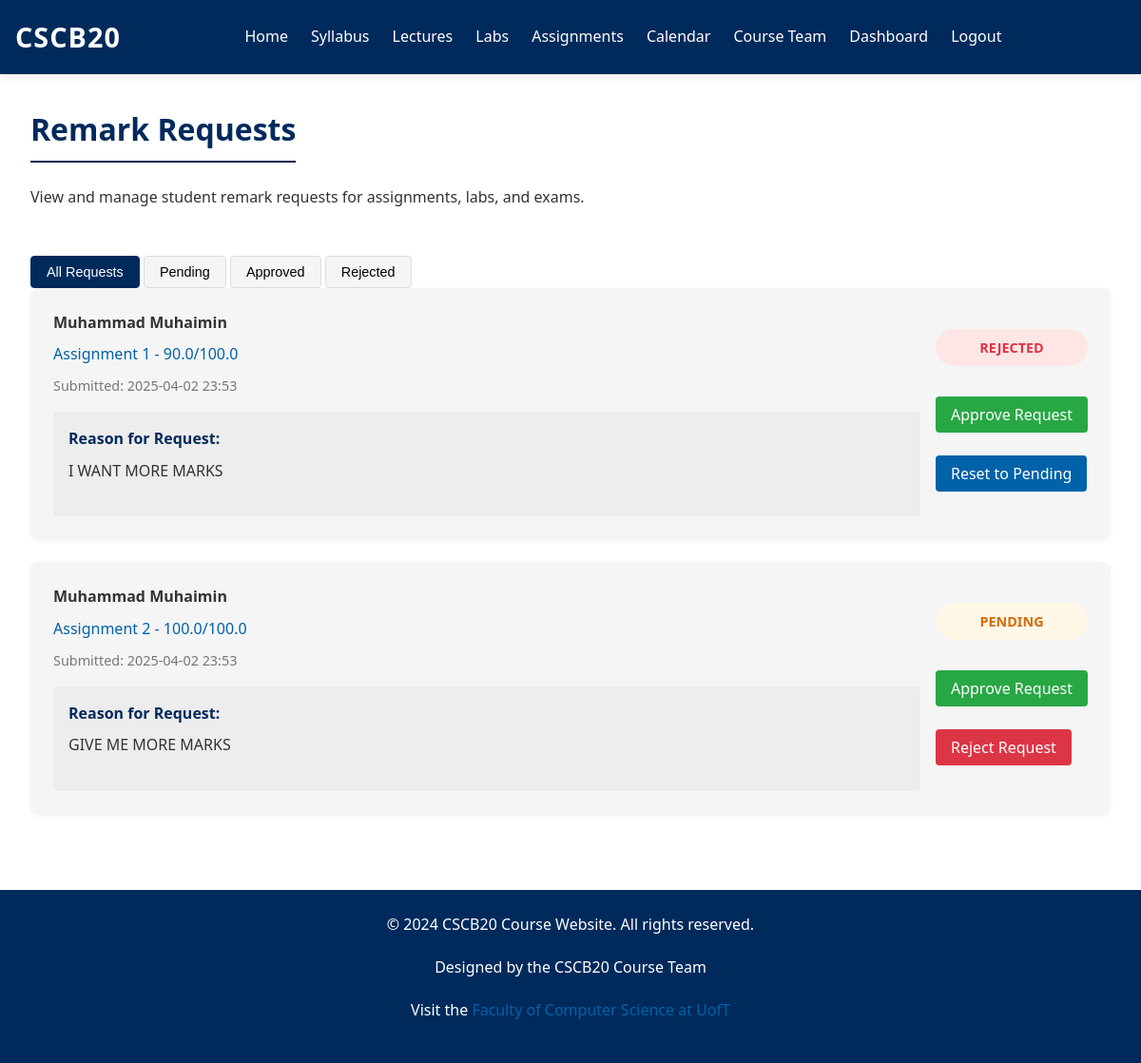
The page /instructor/remark-requests (signed in) on the database as committed earlier.
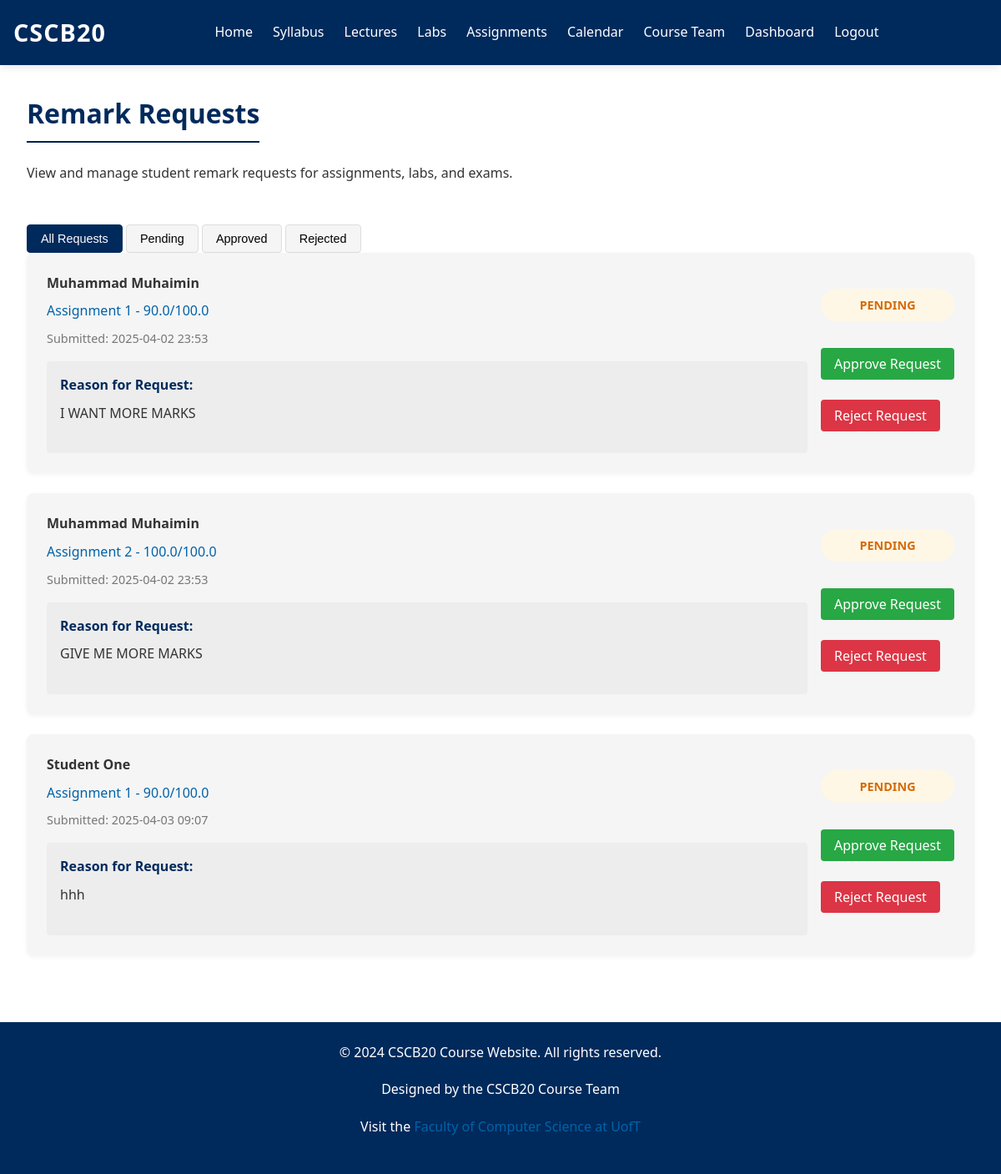
The same page on the database as committed later.
### app.py (models this page shows, shortened)
class User(db.Model):
    id = db.Column(db.Integer, primary_key=True)
    username = db.Column(db.String(80), unique=True, nullable=False)
    password = db.Column(db.String(200), nullable=False)
    name = db.Column(db.String(100), nullable=False)
    role = db.Column(db.String(20), nullable=False)
    marks = db.relationship('Mark', backref='student', lazy=True)
    remark_requests = db.relationship('RemarkRequest', backref='student', lazy=True)

class Assignment(db.Model):
    id = db.Column(db.Integer, primary_key=True)
    name = db.Column(db.String(100), nullable=False)
    type = db.Column(db.String(20), nullable=False)
    max_mark = db.Column(db.Float, nullable=False)
    marks = db.relationship('Mark', backref='assignment', lazy=True)
    remark_requests = db.relationship('RemarkRequest', backref='assignment', lazy=True)

class Mark(db.Model):
    id = db.Column(db.Integer, primary_key=True)
    student_id = db.Column(db.Integer, db.ForeignKey('user.id'), nullable=False)
    assignment_id = db.Column(db.Integer, db.ForeignKey('assignment.id'), nullable=False)
    mark = db.Column(db.Float, nullable=False)

class RemarkRequest(db.Model):
    id = db.Column(db.Integer, primary_key=True)
    student_id = db.Column(db.Integer, db.ForeignKey('user.id'), nullable=False)
    assignment_id = db.Column(db.Integer, db.ForeignKey('assignment.id'), nullable=False)
    reason = db.Column(db.Text, nullable=False)
    status = db.Column(db.String(20), default='pending')
    created_at = db.Column(db.DateTime, default=datetime.utcnow)

### app.py (the view)
    def wrapper(*args, **kwargs):
        if 'user_id' not in session:
            flash('Please log in to access this page', 'info')
            return redirect(url_for('login'))
        return route_function(*args, **kwargs)

### app.py (called while the page is built)
def login_required(route_function):
    def wrapper(*args, **kwargs):
        if 'user_id' not in session:
            flash('Please log in to access this page', 'info')
            return redirect(url_for('login'))
        return route_function(*args, **kwargs)
    wrapper.__name__ = route_function.__name__
    return wrapper

### templates/instructor/remark_requests.html (shortened to what this page needs)
{% extends 'base.html' %}
{% block content %}
<section class="remark-header">
    <h2>Remark Requests</h2>
    <p>View and manage student remark requests for assignments, labs, and exams.</p>
</section>
<section class="remark-content">
    <div class="filter-buttons">
        <button class="filter-button active" data-filter="all">All Requests</button>
        <button class="filter-button" data-filter="pending">Pending</button>
        <button class="filter-button" data-filter="approved">Approved</button>
        <button class="filter-button" data-filter="rejected">Rejected</button>
    </div>
    {% if requests %}
    <div class="remark-requests">
        {% for request in requests %}
        <div class="remark-card" data-status="{{ request.status }}">
            <div class="remark-info">
                <div class="student-name">{{ request.student_name }}</div>
                <div class="mark-info">{{ request.assignment_name }} - {{ request.mark }}/{{ request.max_mark }}</div>
                <div class="request-date">Submitted: {{ request.created_at.strftime('%Y-%m-%d %H:%M') }}</div>
                <div class="request-reason">
                    <h4>Reason for Request:</h4>
                    <p>{{ request.reason }}</p>
                </div>
            </div>
            <div class="remark-actions">
                <div class="status-badge {{ request.status }}">
                    {{ request.status|capitalize }}
                </div>
                {% if request.status != 'approved' %}
                <form method="POST" action="{{ url_for('update_remark_request', request_id=request.id) }}">
                    <button type="submit" class="button approve-button">Approve Request</button>
                </form>
                {% endif %}
                {% if request.status != 'rejected' %}
                <form method="POST" action="{{ url_for('update_remark_request', request_id=request.id) }}">
                    <button type="submit" class="button reject-button">Reject Request</button>
                </form>
                {% endif %}
                {% if request.status != 'pending' %}
                <form method="POST" action="{{ url_for('update_remark_request', request_id=request.id) }}">
                    <button type="submit" class="button secondary-button">Reset to Pending</button>
                </form>
                {% endif %}
            </div>
        </div>
        {% endfor %}
    </div>
    {% else %}
    <div class="no-requests">
        <p>No remark requests have been submitted yet.</p>
    </div>
    {% endif %}
</section>
{% endblock %}

Rows that differ between the two databases and show on the page:
changed RemarkRequest "I WANT MORE MARKS": status "rejected" → "pending" (drawn)
now on this page (row unchanged): User: student_name "Student One"
now on this page (row unchanged): Mark: mark "90.0"
added RemarkRequest: created_at "2025-04-03 09:07", reason "hhh", status "PENDING"
Other text that changed with them:
new list line: "Muhammad Muhaimin"
new list line: "Assignment 1 100.0"
new list line: "- / Submitted: Reason for Request: Approve Request Reject Request"
new list line: "90.0"
new list line: "2025-04-02 23:53 I WANT MORE MARKS PENDING"
list line gone: "Muhammad Muhaimin"
list line gone: "Assignment 1 100.0"
list line gone: "- / Submitted: Reason for Request: Approve Request Reset to Pending"
list line gone: "90.0"
list line gone: "2025-04-02 23:53 I WANT MORE MARKS REJECTED"
